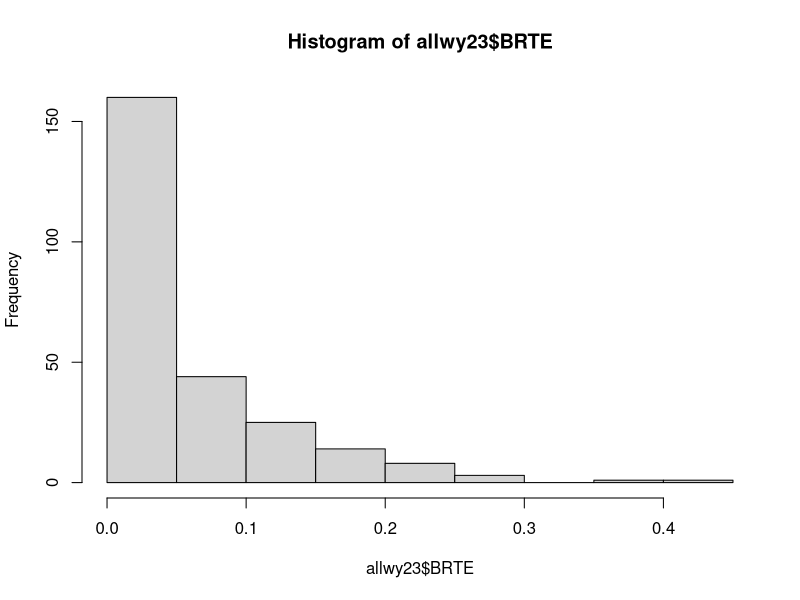
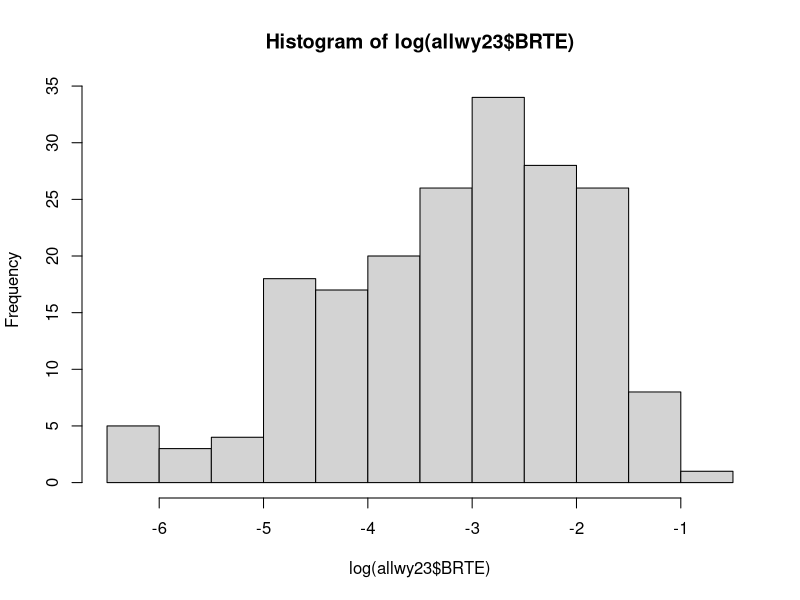
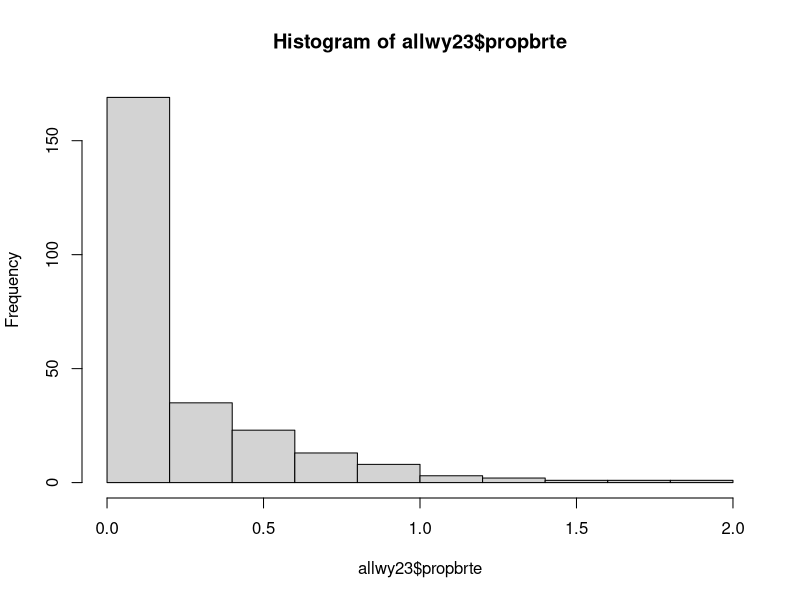
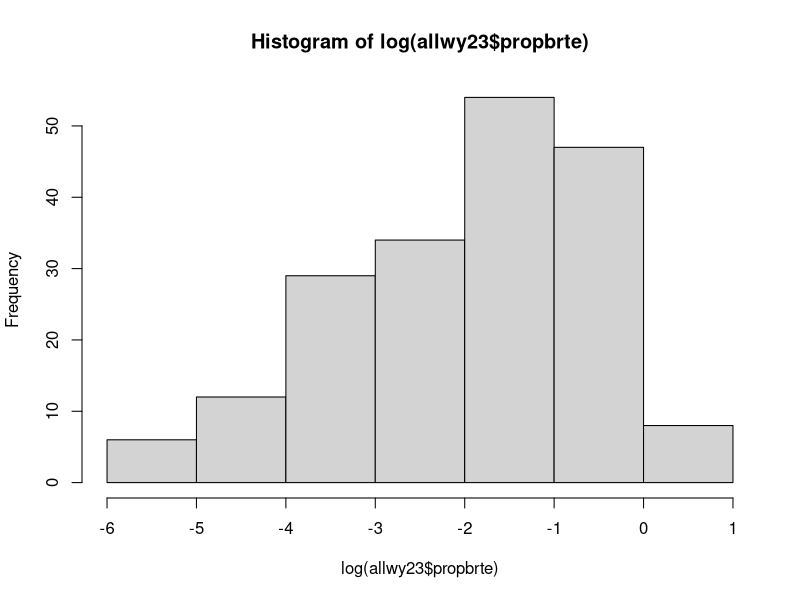
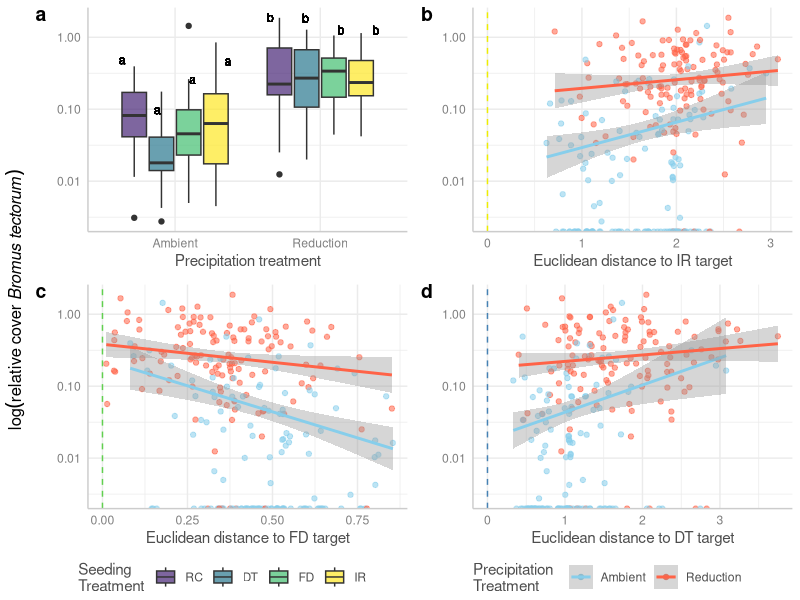

Reproduce these figures in R, in order. (Note: this script raises an error after producing the figures.)
#### Analysis of invasion, WY 
#### how are inv species growth effected by native species in the different seeded communities? and
#### with our distance from targets?
#### Are IR communities or traits any more resistant to invasion than random? than FD? 
#### Are communities with more IR-target traits more tolerant of drought?
##(Is the likelihood of being invaded effected by any of the treatments?)

## packages
library(tidyverse)
library(lme4)
library(lmerTest)
library(ggeffects)

## read in all data and clean to create master dataframe
comp.wy <- read.csv("data/comp_wy_plot.csv") # Wyoming species comp data 
comp.wy <- comp.wy %>% filter(year == "2023") #remove pre-treatment data
#correct factor columns
comp.wy <- comp.wy %>% select(-drought)
comp.wy$year<-as.factor(comp.wy$year)
comp.wy$trt <- as.factor(comp.wy$trt)
comp.wy$block <- as.factor(comp.wy$block)
comp.wy <- comp.wy %>% mutate(trt = str_replace(trt, "^r$", "rand")) #make r match rand in cwm df

cwm.wy <- read.csv("data/cwm_wy(plot).csv")# Wyoming CWM data
cwm.wy$year <- as.factor(cwm.wy$year)
#make new sequence column
cwm.wy <- cwm.wy %>% mutate(yrorder = ifelse(year=="2021","1",
                                             ifelse(year=="2022","2",
                                                    ifelse(year=="2023","3","0"))))
cwm.wy$yrorder <- as.numeric(cwm.wy$yrorder)
#add plot ID column (but give NA to target/predicted communities)
cwm.wy <- cwm.wy %>% 
  mutate(plot = paste(block, trt, year, sep = "."))
cwm.wy <- cwm.wy %>% filter(year != "0") #remove predicted/target communities

cwm.wy <- cwm.wy %>% select(-c(rootdiam,veg)) #remove CWM rootdiam column to avoid confusion
cwmFD <- read.csv("data/cwm_raoq_wy(plot).csv") #add FD for traits that need it (rootdiam/veg)
cwmFD <- cwmFD %>% select(block,trt,year,drought,rootdiam,veg, full) #only columns we need
cwm.wy <- merge(cwm.wy,cwmFD, all.x=T)

# combine to master df (remove spp columns for now)
allwy23 <- merge(comp.wy[,-c(5:11,13:60)],cwm.wy, by=c("year","trt","block"))
allwy23$trt <- as.factor(allwy23$trt)

# also combine CWM_distances dataframe to master df 
wydist <- read.csv("data/cwm_maxdistances_wy(plot).csv")
#break apart distances ID to make wider and merge together
wydist <- separate(wydist, trt.b.y, into = c("trt", "block", "year"), sep = "\\.")
wydist <- wydist %>% mutate(trt = str_replace(trt, "^r$", "rand")) #make r match rand in cwm df

allwy23 <- merge(allwy23,wydist, by=c("year","trt","block"), all.x=T)
allwy23$trt <- as.factor(allwy23$trt)
allwy23$block <- as.factor(allwy23$block)
allwy23$year <- as.factor(allwy23$year)
#allwy$subplot <- as.factor(allwy$subplot)
allwy23$drought <- as.factor(allwy23$drought)

### how many WY 2022+2023 data need to be dropped from CWM calculations 
subvalid <- comp.wy %>% group_by(block,trt,year) %>%
  mutate(propnative = nativecov.plot/totcov.plot*100) %>% 
  filter(propnative < 80)
table(subvalid$year)
(17+132)/(512*3)*100 # only 10% total observation to remove
allwy23 <- allwy23 %>% 
  mutate(propnative = nativecov.plot/totcov.plot*100) %>% 
  mutate(propbrte = BRTE/totcov.plot) %>% #this one is not converted to percent
  mutate(propnativebrte = propnative+(BRTE*100))

## Ensure levels are correctly compared in models
allwy23$trt <- relevel(allwy23$trt, ref = "rand") #make random communities the reference level
allwy23$drought <- relevel(allwy23$drought, ref = "cntl") #make ambient precip the reference level
#for visuals
droughtcolswy <- c("cntl"="skyblue", "drt"="tomato") #create variable for color

### data summary
# look at response variable in each dataset
# looking at plots as a whole even though we seeded into one of the subplots, so 256 total plots
# WY
hist(allwy23$BRTE)
hist(log(allwy23$BRTE)) #better logged
allwy23 %>% filter(BRTE!="0") %>% n_distinct() #only 192/512 (-250 or so not seeded or found) have BRTE (~75%)
allwy23 <- allwy23 %>% mutate(log.brte = log(BRTE)) %>% 
  mutate(log.brte = ifelse(log.brte == -Inf, NA, log.brte))
# #check additional variables
hist(allwy23$propbrte)
hist(log(allwy23$propbrte)) #better logged
allwy23 %>% filter(propbrte!="0") %>% n_distinct() #only 192/512 (-250 or so not seeded or found) have BRTE (~75%)
allwy23 <- allwy23 %>% mutate(log.propbrte = log(propbrte)) %>% 
  mutate(log.propbrte = ifelse(log.propbrte == -Inf, NA, log.propbrte))
# #make invcov column
# allwy23 <- allwy23 %>% mutate(invcov = totcov.plot-nativecov.plot) #(already a proportion)
# hist(allwy23$invcov)
# hist(log(allwy23$invcov)) #better logged
# allwy23 %>% filter(invcov!="0") %>% n_distinct() #only 259/512 (-259 not seeded or found) have BTRE
# allwy23 <- allwy23 %>% mutate(log.inv = log(invcov)) %>% 
#   mutate(log.inv = ifelse(log.inv == -Inf, NA, log.inv))

#### remove all plots where CWM could not be validly calculated
#### not using this for invasion analysis because where there was
#### high proportion of invasive species is relevant to our question
#suballwy23 <- allwy23 %>% filter(propnativebrte >= 80)

#model
summary(trtmod <- lmer(log.propbrte~trt*drought+ (1|block), allwy23))
summary(irmod <- lmer(log.propbrte~distir*drought+ (1|block), allwy23))
summary(dtmod <-lmer(log.propbrte~distdt*drought+ (1|block), allwy23))
summary(fdmod <- lmer(log.propbrte~distfd*drought+ (1|block), allwy23))

# summary(irmod <- glmer(BRTEpres~trt*drought+ (1|block), fortest, family = "binomial"))
# x <- ggpredict(irmod,c("trt","drought")) 
# plot(x, show.title = F)
#anova(lmer(log.gr~distdt*trt*distfd*drought*year+ (1|block), testno))

#### Making plots
## ~ seeding treatment
#create letters for plotting:
library(emmeans)
# Step 1: Get the emmeans for the interaction of trt, drought, and year
emm_trt <- emmeans(trtmod, ~ trt * drought)
## # Step 2: Obtain pairwise contrasts for the interaction
## contrast_trt <- contrast(emm_trt, method = "pairwise")
# Step 2: Generate the compact letter display using multcomp::cld
letters <- multcomp::cld(emm_trt, alpha = 0.05, Letters = letters, adjust = "tukey")
# Step 3: Convert the results to a data frame
letters_df <- as.data.frame(letters)
# Step 4: Create a temporary data frame with the desired y-position for plotting
dttemp2 <- allwy23 %>%
  group_by(drought, trt) %>%
  summarise(yposition = quantile(propbrte, .9, na.rm=T), .groups = 'drop')
# Step 5: Merge the letter results with the y-position data
dttemp2 <- merge(letters_df, dttemp2, by = c("drought", "trt"))
# Merge with the original data to get the final dataset
dttemp3 <- merge(allwy23, dttemp2, by = c("drought", "trt"), all = TRUE)

#plot:
invboxwy <- ggplot(dttemp3, aes(y=propbrte,x=drought,fill=trt))+
  geom_boxplot()+
  geom_text(aes(y=yposition,label = .group), 
            position = position_dodge(width = .97), 
            vjust = -2,
            size=3)+
  scale_y_log10() +
  scale_x_discrete(labels = c("Ambient", "Reduction"))+
  scale_fill_viridis_d(option = "D", begin = .1, end = 1, alpha = 0.7,
                       labels = c("RC","DT","FD","IR"))+
  labs(y=" ", fill="Seeding 
Treatment", x = "Precipitation treatment")+
  theme_ggeffects()


## ~ distance to IR traits
invirwy <- ggplot(allwy23, aes(y=propbrte,x=distir,col=drought))+
  geom_point(aes(alpha=.8))+
  geom_smooth(method = "lm")+
  scale_color_manual(values=droughtcolswy, labels = c("Ambient", "Reduction"))+
  labs(y=" ", x="Euclidean distance to IR target", col="Precipitation 
Treatment")+
  geom_vline(xintercept =0,col="yellow2", lty=2)+
  scale_y_log10() +
  #stat_cor(label.y = c(c(3,3.5),c(-2.5,-2.6)))+
  guides(alpha = "none")+
  theme_ggeffects()

## ~ distance to DT traits
invdtwy <- ggplot(allwy23, aes(y=propbrte,x=distdt,col=drought))+
  geom_point(aes(alpha=.8))+
  geom_smooth(method = "lm")+
  scale_color_manual(values=droughtcolswy, labels = c("Ambient", "Reduction"))+
  labs(y=" ", x="Euclidean distance to DT target", col="Precipitation 
Treatment")+
  geom_vline(xintercept =0,col="steelblue", lty=2)+
  scale_y_log10() +
  #stat_cor(label.y = c(c(3,3.5),c(-2.5,-2.6)))+
  guides(alpha = "none")+
  theme_ggeffects()

## ~ distance to FD traits
invfdwy <- ggplot(allwy23, aes(y=propbrte,x=distfd,col=drought))+
  geom_point(aes(alpha=.8))+
  geom_smooth(method = "lm")+
  scale_color_manual(values=droughtcolswy, labels = c("Ambient", "Reduction"))+
  labs(y=" ", x="Euclidean distance to FD target", col="Precipitation 
Treatment")+
  geom_vline(xintercept =0,col="35B779FF", lty=2)+
  scale_y_log10() +
  #stat_cor(label.y = c(c(3,3.5),c(-2.5,-2.6)))+
  guides(alpha = "none")+
  theme_ggeffects()


#### combined figures
library(ggpubr)
wyfigtop <- ggarrange(invboxwy,invfdwy, nrow=2,
                      common.legend = T, legend = "bottom",
                      labels = c("a","c"))#,label.x = .05)
wyfigbottom <-ggarrange(invirwy,invdtwy, nrow=2,
                        common.legend = T, legend = "bottom",
                        labels = c("b","d"))#,label.x = .05)
wyfiginvasion <- ggarrange(wyfigtop,wyfigbottom, ncol=2)
wyfiginvasion <- annotate_figure(wyfiginvasion,
                                 left = text_grob(bquote(log(relative~cover~italic("Bromus tectorum"))), rot=90))
                                 #left = text_grob(?bquote(""*"log(relative cover "(italic(Bromus tectorum))*""), rot=90))
                                 #left="log(relative cover *Bromus tectorum*)")

tiff("figures/invasionfigwy.tiff", res=400, height = 5,width =8, "in",compression = "lzw")
wyfiginvasion
dev.off()
################################################################

#####output of models as formatted tables:
library(lme4)
library(broom.mixed)
library(knitr)
library(kableExtra)

model_summary <- tidy(dtmod)

# Separate fixed and random effects
fixed_effects <- model_summary %>% filter(effect == "fixed")
random_effects <- model_summary %>% filter(effect == "ran_pars")

# Adjusting Terms to be More Descriptive
fixed_effects <- fixed_effects %>%
  mutate(term = recode(term,
                       `(Intercept)` = "Intercept",
                       `trt1` = "Treatment 1",
                       `trt2` = "Treatment 2",
                       `trt3` = "Treatment 3",
                       `drought1` = "Drought Level 1",
                       `drought2` = "Drought Level 2"))

random_effects <- random_effects %>%
  mutate(term = recode(term,
                       `(Intercept)` = "Intercept"))

# Combine fixed and random effects with proper column names
fixed_effects <- fixed_effects %>%
  select(term, estimate, std.error, statistic, p.value) %>%
  mutate(effect_type = "Fixed Effect")

random_effects <- random_effects %>%
  select(term, estimate, std.error) %>%
  mutate(statistic = NA, p.value = NA, effect_type = "Random Effect")

# Rename columns to be more descriptive
colnames(fixed_effects) <- c("Term", "Estimate", "Std. Error", "Statistic", "P-value", "Effect Type")
colnames(random_effects) <- c("Term", "Estimate", "Std. Error", "Statistic", "P-value", "Effect Type")

# Combine both into one dataframe
combined_effects <- bind_rows(fixed_effects, random_effects)

# Create the table
table<-kable(combined_effects, caption = "Summary of Linear Mixed-Effects Model", digits = 3) %>%
  kable_styling(bootstrap_options = c("striped", "hover", "condensed", "responsive"),full_width = F, position = "left")

# Save the table as HTML
save_kable(table, "model_summary_inv_dtca.doc")
